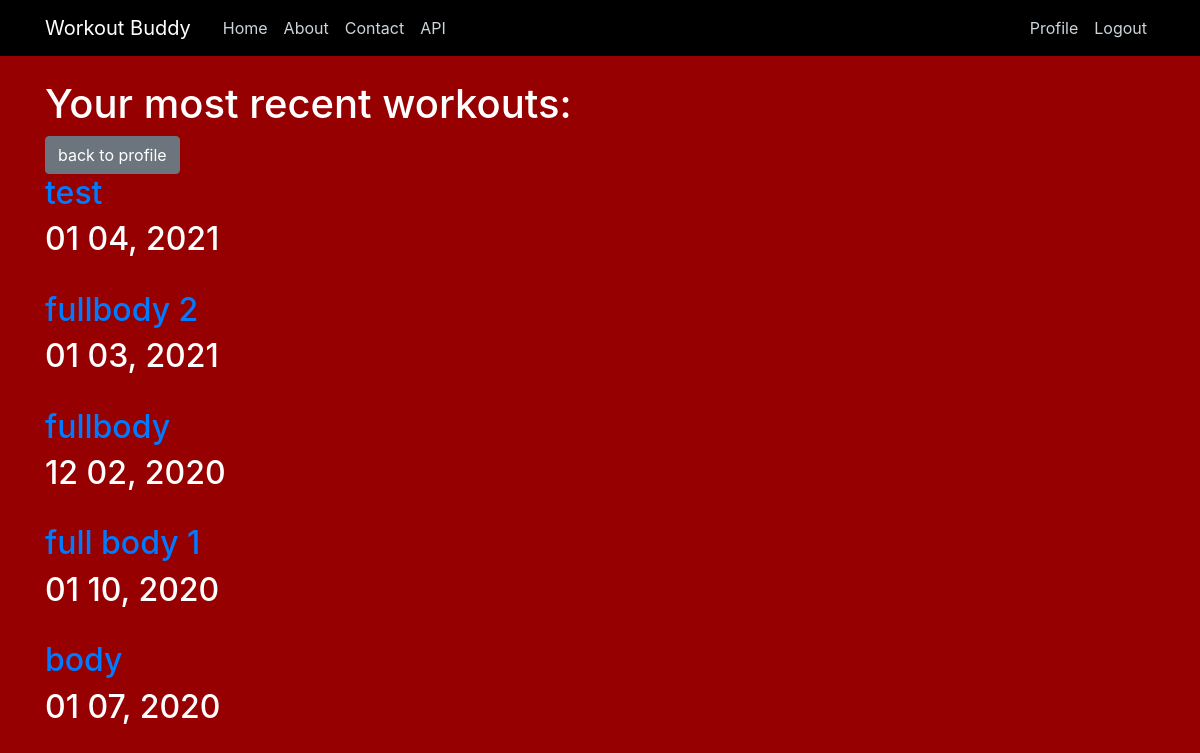
The app's page /workouts/ (signed in), older data.
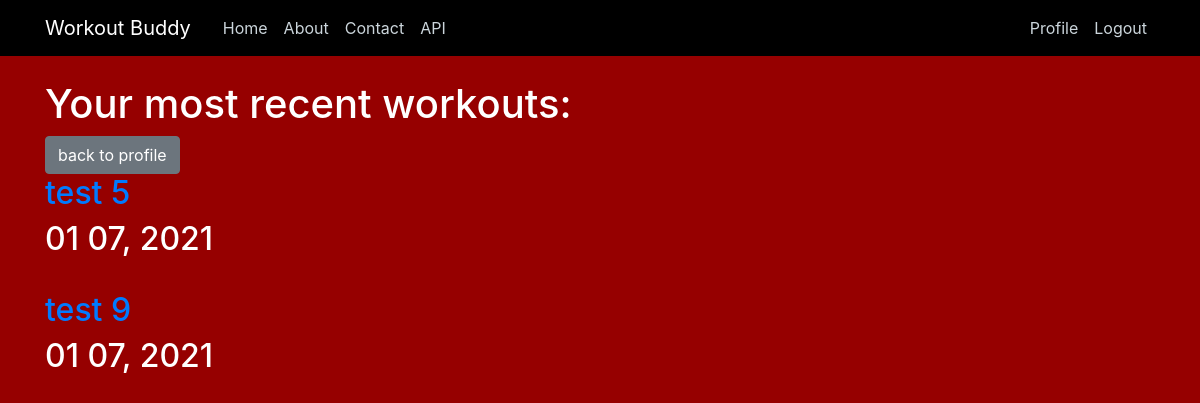
The same page, newer data.
### workouts/models.py (models this page shows, shortened)
class Workouts(models.Model):
    username = models.ForeignKey(User, on_delete=models.CASCADE) #delete workouts if user is deleted.
    date = models.DateField()
    WName = models.CharField(max_length=50)

### workouts/views.py (the view)
# urls.py: path('workouts/', WorkoutsListView.as_view(), name='workouts'),
class WorkoutsListView(ListView):
    template_name = 'workouts/workouts.html'
    context_object_name = 'workouts'
    def get_queryset(self):
        queryset = Workouts.objects.filter(username=self.request.user)
        return queryset.order_by('-date') #order by newest date to oldest.

### workouts/templates/workouts/workouts.html
{% extends "main/base.html" %}
{% block content %}
    {% if user.is_authenticated %}
    <h1>Your most recent workouts: </h1>
    <a class="btn btn-secondary" href="{% url 'profile' %}">back to profile</a>
    <br />
        {% for workout in workouts %}
            <h2><a href="{% url 'workouts-detail' workout.id %}">{{ workout.WName }}</a></h2>
            <h2>{{ workout.date|date:"m d, Y" }}</h2>
            <br />
        {% endfor %}
    {% else %}
        <h2>Login to view or edit your workouts</h2>
        <a href="{% url 'login' %}">Login</a>
        <br />
        <h2>Or register if you don't have an account to log into</h2>
        <a href="{% url 'register' %}">Register now!</a>
    {% endif %}
{% endblock content %}

### main/templates/main/base.html (shortened to what this page needs)
{% load static %}
<!DOCTYPE html>
<html>
<head>
    <link rel="stylesheet" href="https://maxcdn.bootstrapcdn.com/bootstrap/4.0.0/css/bootstrap.min.css">
    <link rel="stylesheet" type="text/css" href="{% static 'main/main.css' %}">
</head>
<body>
    <header class="site-header">
      <nav class="navbar navbar-expand-md navbar-dark fixed-top" style="background-color: black">
        <div class="container">
          <a class="navbar-brand mr-4" href="{% url 'home' %}">Workout Buddy</a>
          <div class="collapse navbar-collapse" id="navbarToggle">
            <div class="navbar-nav mr-auto">
              <a class="nav-item nav-link" href="{% url 'home' %}">Home</a>
              <a class="nav-item nav-link" href="{% url 'about' %}">About</a>
              <a class="nav-item nav-link" href="{% url 'contact' %}">Contact</a>
              {% if user.is_authenticated %}
                <a class="nav-item nav-link" href="/api">API</a>
              {% endif %}
            </div>
            <div class="navbar-nav">
              {% if user.is_authenticated %}
                <a class="nav-item nav-link" href="{% url 'profile' %}">Profile</a>
                <a class="nav-item nav-link" href="{% url 'logout' %}">Logout</a>
              {% else %}
                <a class="nav-item nav-link" href="{% url 'login' %}">Login</a>
                <a class="nav-item nav-link" href="{% url 'register' %}">Register</a>
              {% endif %}
            </div>
          </div>
        </div>
      </nav>
    </header>
    <div class="container">
        {% block content %}
        {% endblock %}
    </div>
</body>
</html>

### main/static/main/main.css (style rules this page uses)
body { background: #960000; color: #333333; margin-top: 5rem; }
h1, h2, h3, h4, h5, h6 { color: #ffffff; }
.site-header .navbar-nav .nav-link { color: #cbd5db; }

Row changes from the older to the newer data that the page shows:
removed Workouts: WName "test", date "01 04, 2021"
removed Workouts: WName "fullbody 2", date "01 03, 2021"
removed Workouts: WName "fullbody", date "12 02, 2020"
removed Workouts: WName "full body 1", date "01 10, 2020"
removed Workouts: WName "body", date "01 07, 2020"
added Workouts: WName "test 5", date "01 07, 2021"
added Workouts: WName "test 9", date "01 07, 2021"
